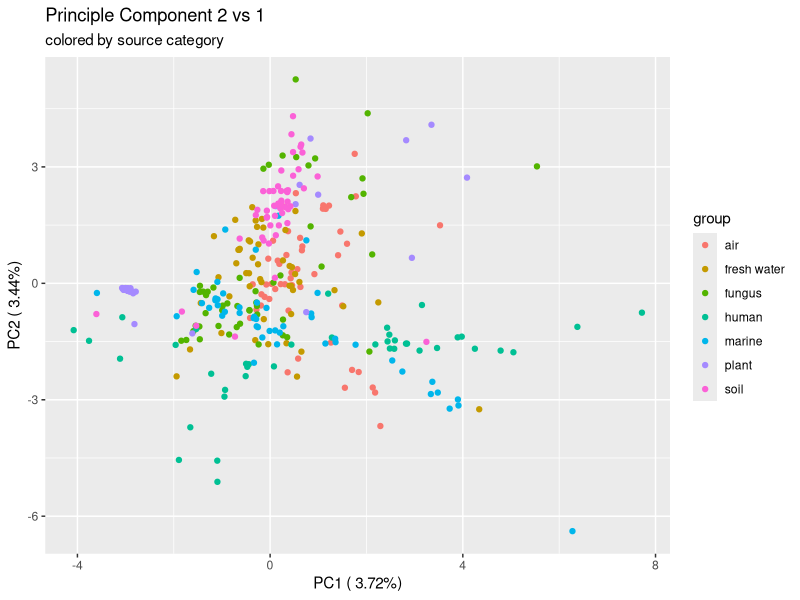

Reproduce this figure in R.
#this script performs a PCA analysis and plots the data
#note that the file paths are hardcoded and so lines 5 (input) and 31 (output) must be changed!

library(dplyr)
library(ggplot2)

this.dir <- dirname(parent.frame(2)$ofile)
setwd(this.dir)
#setwd('~')
getwd()
data <- read.table('sample_data.csv', sep=',', header=TRUE)


#strip out the ID's and the Source info bc these can't be scaled
dat<-data[,-1]
row.names(dat) <- paste(dat$source, row.names(dat), sep="_") 
dat$source <- NULL


# SCALE THE VALUES
dat.scaled <- data.frame(scale(dat))

# CALCULATED THE PCA
dat.pca <- prcomp(dat.scaled, center = FALSE, scale. = FALSE)
eigs <- dat.pca$sdev^2
var1=(eigs[1] / sum(eigs))*100
var2=(eigs[2] / sum(eigs))*100
xlabel<-c("PC",var1)

rownames(dat.pca)

df_out <- as.data.frame(dat.pca$x)
df_out$group <- sapply( strsplit(as.character(row.names(dat)), "_"), "[[", 1 )

#library(ggplot2)

png("pca_plot.png", width = 11, height = 9, units = 'in', res = 300)

percentage <- round(dat.pca$sdev / sum(dat.pca$sdev) * 100, 2)
percentage <- paste( colnames(df_out), "(", paste( as.character(percentage), "%", ")", sep="") )
p<-ggplot(df_out,aes(x=PC1,y=PC2,color=group))
p<-p+ggtitle('Principle Component 2 vs 1','colored by source category')+xlab('Level') +
  ylab('Error Rate') 
p<-p+geom_point() + xlab(percentage[1]) + ylab(percentage[2])
p

dev.off()
